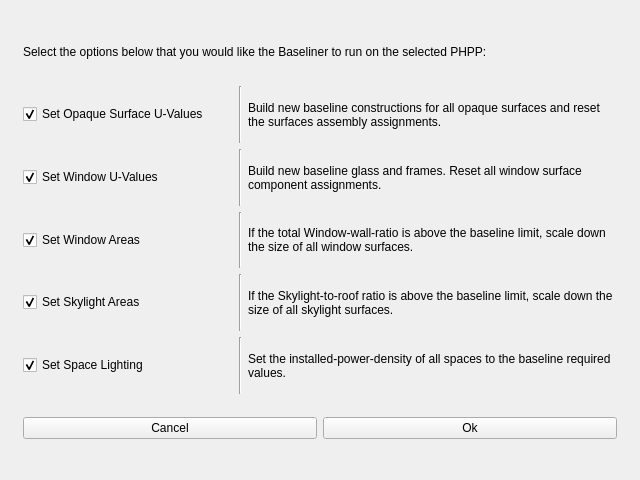
<?xml version="1.0" encoding="UTF-8"?>
<ui version="4.0">
 <class>Form</class>
 <widget class="QWidget" name="Form">
  <property name="geometry">
   <rect>
    <x>0</x>
    <y>0</y>
    <width>640</width>
    <height>480</height>
   </rect>
  </property>
  <property name="windowTitle">
   <string>Model Baseline Options</string>
  </property>
  <layout class="QHBoxLayout" name="horizontalLayout">
   <item>
    <widget class="QFrame" name="frame">
     <layout class="QVBoxLayout" name="verticalLayout">
      <property name="leftMargin">
       <number>12</number>
      </property>
      <property name="topMargin">
       <number>12</number>
      </property>
      <property name="rightMargin">
       <number>12</number>
      </property>
      <property name="bottomMargin">
       <number>12</number>
      </property>
      <item>
       <widget class="QLabel" name="label_6">
        <property name="text">
         <string>Select the options below that you would like the Baseliner to run on the selected PHPP:</string>
        </property>
       </widget>
      </item>
      <item>
       <widget class="QFrame" name="frame_2">
        <property name="frameShadow">
         <enum>QFrame::Raised</enum>
        </property>
        <layout class="QHBoxLayout" name="horizontalLayout_2" stretch="0,0,1">
         <property name="leftMargin">
          <number>0</number>
         </property>
         <property name="topMargin">
          <number>0</number>
         </property>
         <property name="rightMargin">
          <number>0</number>
         </property>
         <property name="bottomMargin">
          <number>0</number>
         </property>
         <item>
          <widget class="QCheckBox" name="checkBox_baseliner_setEnvelopeUValues">
           <property name="minimumSize">
            <size>
             <width>210</width>
             <height>0</height>
            </size>
           </property>
           <property name="text">
            <string>Set Opaque Surface U-Values</string>
           </property>
           <property name="checked">
            <bool>true</bool>
           </property>
          </widget>
         </item>
         <item>
          <widget class="Line" name="line">
           <property name="orientation">
            <enum>Qt::Vertical</enum>
           </property>
          </widget>
         </item>
         <item>
          <widget class="QLabel" name="label">
           <property name="text">
            <string>Build new baseline constructions for all opaque surfaces and reset the surfaces assembly assignments.</string>
           </property>
           <property name="wordWrap">
            <bool>true</bool>
           </property>
          </widget>
         </item>
        </layout>
       </widget>
      </item>
      <item>
       <widget class="QFrame" name="frame_3">
        <property name="frameShadow">
         <enum>QFrame::Raised</enum>
        </property>
        <layout class="QHBoxLayout" name="horizontalLayout_3" stretch="0,0,1">
         <property name="leftMargin">
          <number>0</number>
         </property>
         <property name="topMargin">
          <number>0</number>
         </property>
         <property name="rightMargin">
          <number>0</number>
         </property>
         <property name="bottomMargin">
          <number>0</number>
         </property>
         <item>
          <widget class="QCheckBox" name="checkBox_baseliner_setWindowUValues">
           <property name="minimumSize">
            <size>
             <width>210</width>
             <height>0</height>
            </size>
           </property>
           <property name="text">
            <string>Set Window U-Values</string>
           </property>
           <property name="checked">
            <bool>true</bool>
           </property>
          </widget>
         </item>
         <item>
          <widget class="Line" name="line_4">
           <property name="orientation">
            <enum>Qt::Vertical</enum>
           </property>
          </widget>
         </item>
         <item>
          <widget class="QLabel" name="label_2">
           <property name="text">
            <string>Build new baseline glass and frames. Reset all window surface component assignments.</string>
           </property>
           <property name="wordWrap">
            <bool>true</bool>
           </property>
          </widget>
         </item>
        </layout>
       </widget>
      </item>
      <item>
       <widget class="QFrame" name="frame_4">
        <property name="frameShadow">
         <enum>QFrame::Raised</enum>
        </property>
        <layout class="QHBoxLayout" name="horizontalLayout_4" stretch="0,0,1">
         <property name="leftMargin">
          <number>0</number>
         </property>
         <property name="topMargin">
          <number>0</number>
         </property>
         <property name="rightMargin">
          <number>0</number>
         </property>
         <property name="bottomMargin">
          <number>0</number>
         </property>
         <item>
          <widget class="QCheckBox" name="checkBox_baseliner_setWindowAreas">
           <property name="minimumSize">
            <size>
             <width>210</width>
             <height>0</height>
            </size>
           </property>
           <property name="text">
            <string>Set Window Areas</string>
           </property>
           <property name="checked">
            <bool>true</bool>
           </property>
          </widget>
         </item>
         <item>
          <widget class="Line" name="line_3">
           <property name="orientation">
            <enum>Qt::Vertical</enum>
           </property>
          </widget>
         </item>
         <item>
          <widget class="QLabel" name="label_3">
           <property name="text">
            <string>If the total Window-wall-ratio is above the baseline limit, scale down the size of all window surfaces.</string>
           </property>
           <property name="wordWrap">
            <bool>true</bool>
           </property>
          </widget>
         </item>
        </layout>
       </widget>
      </item>
      <item>
       <widget class="QFrame" name="frame_5">
        <property name="frameShadow">
         <enum>QFrame::Raised</enum>
        </property>
        <layout class="QHBoxLayout" name="horizontalLayout_5" stretch="0,0,1">
         <property name="leftMargin">
          <number>0</number>
         </property>
         <property name="topMargin">
          <number>0</number>
         </property>
         <property name="rightMargin">
          <number>0</number>
         </property>
         <property name="bottomMargin">
          <number>0</number>
         </property>
         <item>
          <widget class="QCheckBox" name="checkBox_baseliner_setSkylightAreas">
           <property name="minimumSize">
            <size>
             <width>210</width>
             <height>0</height>
            </size>
           </property>
           <property name="text">
            <string>Set Skylight Areas</string>
           </property>
           <property name="checked">
            <bool>true</bool>
           </property>
          </widget>
         </item>
         <item>
          <widget class="Line" name="line_2">
           <property name="orientation">
            <enum>Qt::Vertical</enum>
           </property>
          </widget>
         </item>
         <item>
          <widget class="QLabel" name="label_4">
           <property name="text">
            <string>If the Skylight-to-roof ratio is above the baseline limit, scale down the size of all skylight surfaces.</string>
           </property>
           <property name="wordWrap">
            <bool>true</bool>
           </property>
          </widget>
         </item>
        </layout>
       </widget>
      </item>
      <item>
       <widget class="QFrame" name="frame_6">
        <property name="frameShadow">
         <enum>QFrame::Raised</enum>
        </property>
        <layout class="QHBoxLayout" name="horizontalLayout_6" stretch="0,0,1">
         <property name="leftMargin">
          <number>0</number>
         </property>
         <property name="topMargin">
          <number>0</number>
         </property>
         <property name="rightMargin">
          <number>0</number>
         </property>
         <property name="bottomMargin">
          <number>0</number>
         </property>
         <item>
          <widget class="QCheckBox" name="checkBox_baseliner_setSpaceLightingLPD">
           <property name="minimumSize">
            <size>
             <width>210</width>
             <height>0</height>
            </size>
           </property>
           <property name="text">
            <string>Set Space Lighting</string>
           </property>
           <property name="checked">
            <bool>true</bool>
           </property>
          </widget>
         </item>
         <item>
          <widget class="Line" name="line_5">
           <property name="orientation">
            <enum>Qt::Vertical</enum>
           </property>
          </widget>
         </item>
         <item>
          <widget class="QLabel" name="label_5">
           <property name="text">
            <string>Set the installed-power-density of all spaces to the baseline required values.</string>
           </property>
           <property name="wordWrap">
            <bool>true</bool>
           </property>
          </widget>
         </item>
        </layout>
       </widget>
      </item>
      <item>
       <widget class="QFrame" name="frame_7">
        <property name="frameShadow">
         <enum>QFrame::Raised</enum>
        </property>
        <layout class="QHBoxLayout" name="horizontalLayout_7">
         <property name="leftMargin">
          <number>0</number>
         </property>
         <property name="topMargin">
          <number>0</number>
         </property>
         <property name="rightMargin">
          <number>0</number>
         </property>
         <property name="bottomMargin">
          <number>0</number>
         </property>
         <item>
          <widget class="QPushButton" name="btn_Cancel">
           <property name="text">
            <string>Cancel</string>
           </property>
          </widget>
         </item>
         <item>
          <widget class="QPushButton" name="btn_OK">
           <property name="text">
            <string>Ok</string>
           </property>
          </widget>
         </item>
        </layout>
       </widget>
      </item>
     </layout>
    </widget>
   </item>
  </layout>
 </widget>
 <resources/>
 <connections/>
</ui>
